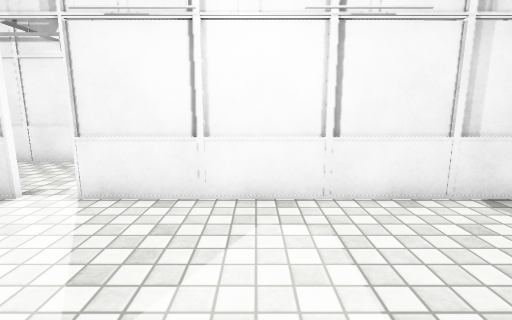
view 1 (above)

21 first-person views from a walk through a 3-D level made in the Unity game engine. The camera is 1.2 m above the floor, tilts 10° down and sees 85° across. The floor is counted in squares, 0.5 m on a side. Each view is taken from the middle of a square. On the plan, view 1 faces up. The plan holds only what a view shows up to about 18 squares ahead; the rest is blank. The place goes on beyond the plan. The player character is not drawn. Door leaves are left out, so doorways stand open. Surface patterns are stand-ins for the level's own textures.

view 2
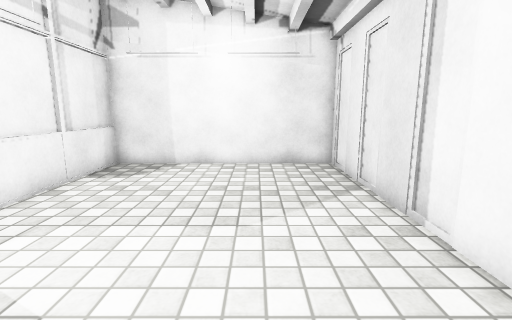

view 3
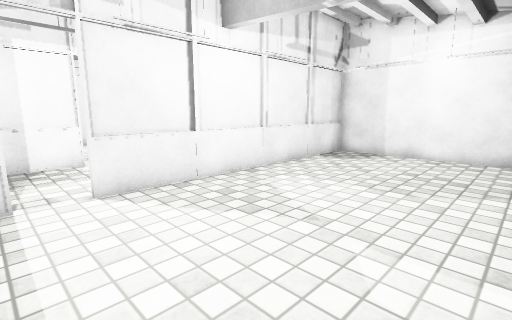

view 4
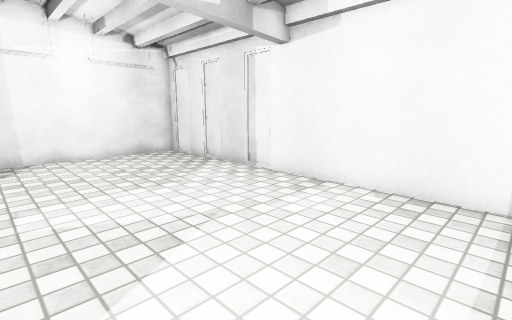

view 5
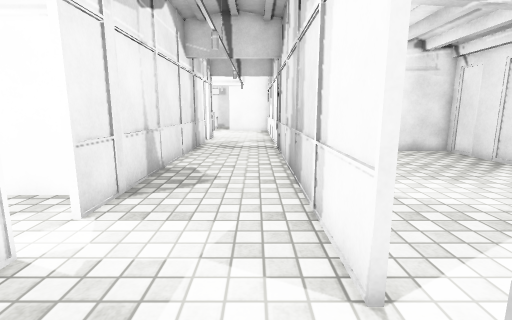

view 6
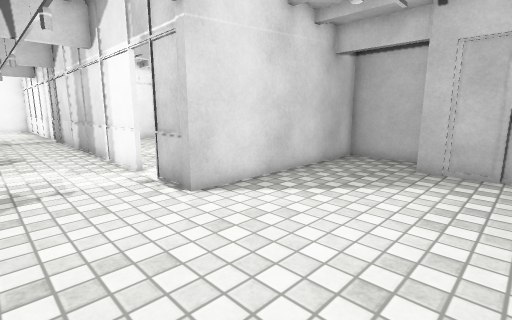

view 7
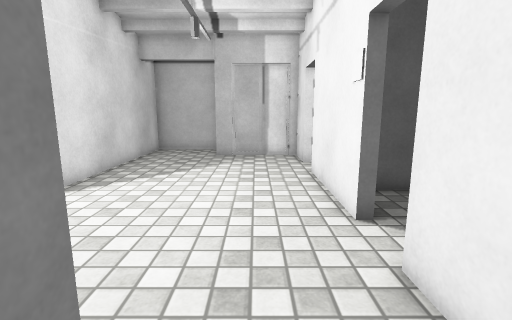

view 8
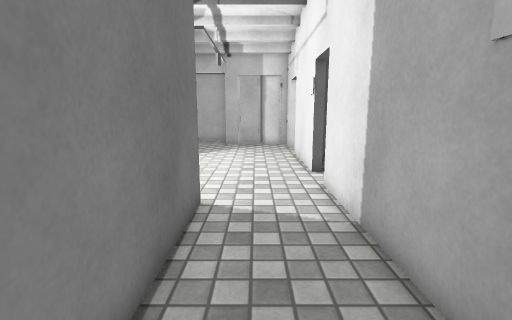

view 9
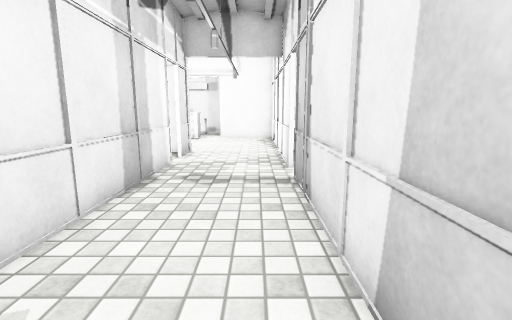

view 10
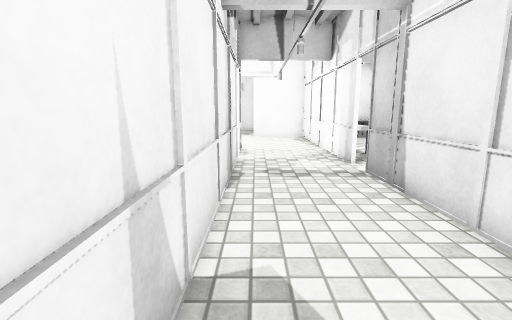

view 11
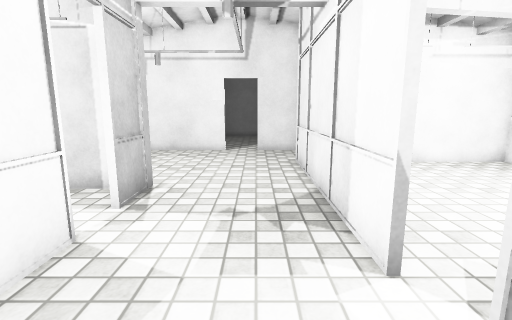

view 12
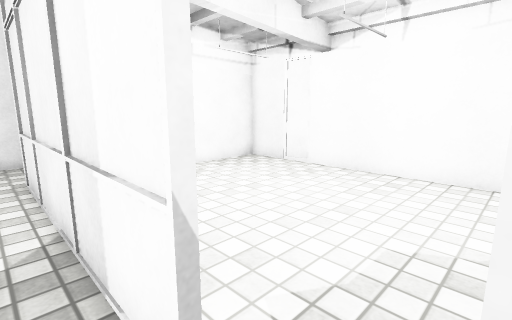

view 13
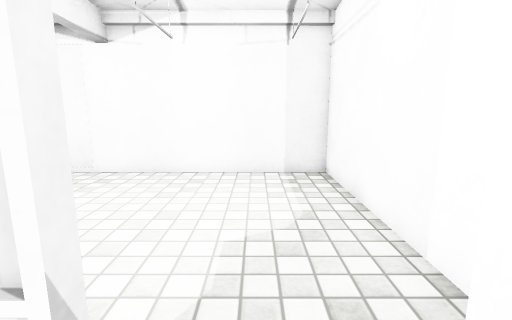

view 14
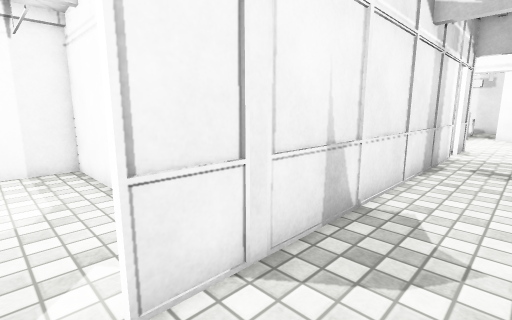

view 15
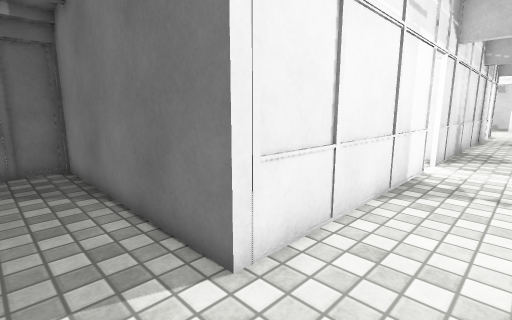

view 16
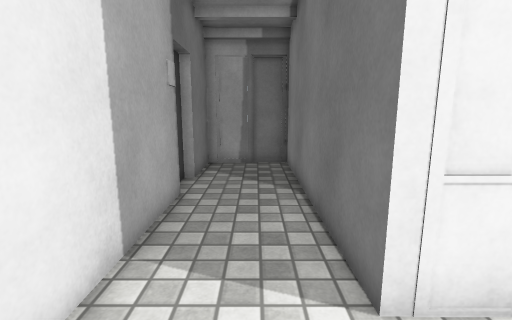

view 17
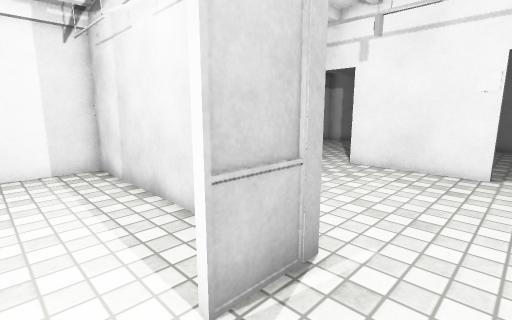

view 18
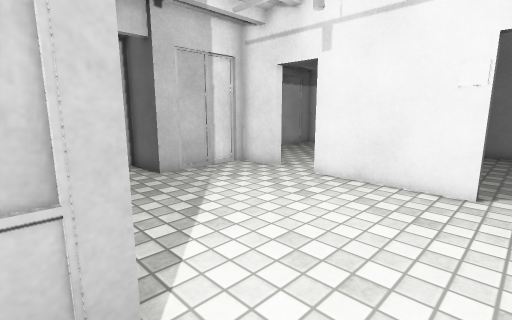

view 19
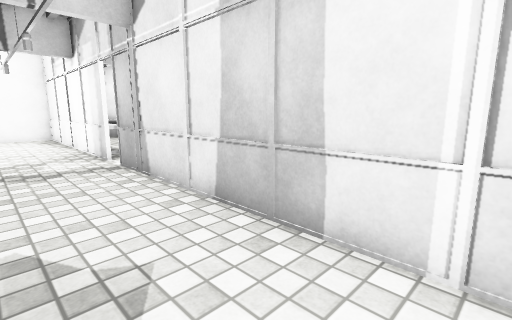

view 20
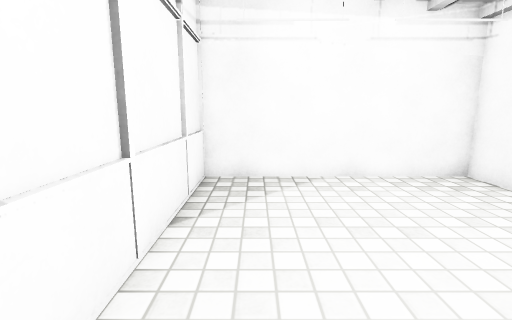

view 21
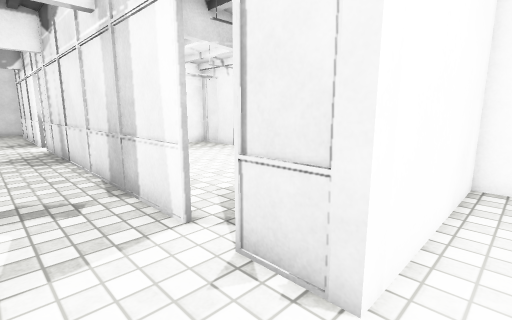

### Floor plan
Points are (right, up) in squares from view 1. A wall is a line through its corners. A room is listed if a view was taken in it or the views show most of it. See-through windows are left out.
Room 1 (views 1, 2, 3, 4)
walls: (-6.5, 7.5) (-7, 7.5); (-8.4, 6.5) (-8.4, -2.5) (8.7, -2.5) (8.7, 7.5) (-5, 7.5)
ways out: open door at (-5.5, 7) to room 2
Room 2 (views 5, 6, 7, 8, 9, 10, 11, 12, 13, 14, 15, 16, 17, 18, 19, 21)
walls: (-3.8, 13) (-13.5, 13) (-13.5, 23) (-15.3, 23); (-5, 7.6) (11, 7.6); (-17.2, 9.1) (-17.2, 3.9); (12.6, 7.6) (19.5, 7.6); (-17.2, 2) (-17.2, -0.2) (-12.9, -0.2) (-12.9, -2.5) (-8.9, -2.5) (-8.9, 7.6) (-6.5, 7.6); (-17.2, 18) (-17.2, 11); (13.9, 13) (-2.1, 13); (-15.1, 22.9) (-17.2, 22.9) (-17.2, 19.9); (18.8, 20.5) (17.8, 20.5) (17.8, 13) (15.5, 13)
ways out: open door at (-5.5, 7) to room 1; open door at (-2.5, 13) to room 3; open door at (11.5, 7); open door at (14.5, 13)
Room 3 (view 20)
walls: (-0.2, 13.5) (-0.2, 22.9) (-13.1, 22.9) (-13.1, 13.1) (-4.8, 13.1)
ways out: open door at (-2.5, 13) to room 2

Where each view was taken, in squares from view 1:
view 1: 0 up, 0 right, facing up
view 2: 1 up, 4 left, facing right
view 3: 1 down, 7 left, facing up-right
view 4: 6 up, 7 left, facing down-right
view 5: 9 up, 8 left, facing right
view 6: 12 up, 16 left, facing down-right
view 7: 15 up, 15 left, facing down
view 8: 20 up, 15 left, facing down
view 9: 9 up, 1 right, facing right
view 10: 12 up, 0 right, facing right
view 11: 11 up, 0 right, facing left
view 12: 12 up, 2 left, facing up-left
view 13: 12 up, 3 left, facing up
view 14: 10 up, 3 left, facing up-right
view 15: 10 up, 16 left, facing up-right
view 16: 10 up, 15 left, facing up
view 17: 10 up, 5 left, facing down-left
view 18: 10 up, 8 left, facing down-left
view 19: 12 up, 2 left, facing down-right
view 20: 15 up, 3 left, facing left
view 21: 10 up, 19 right, facing up-left
